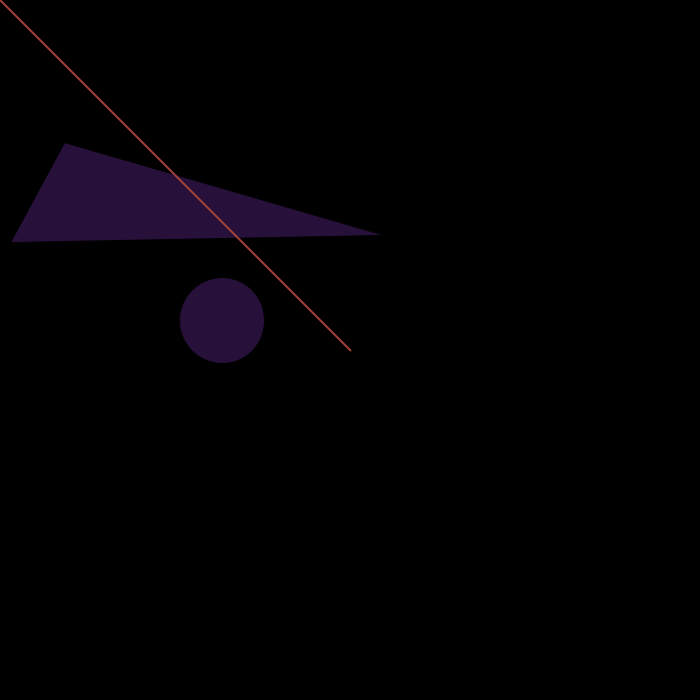
Frame 1 (no input)
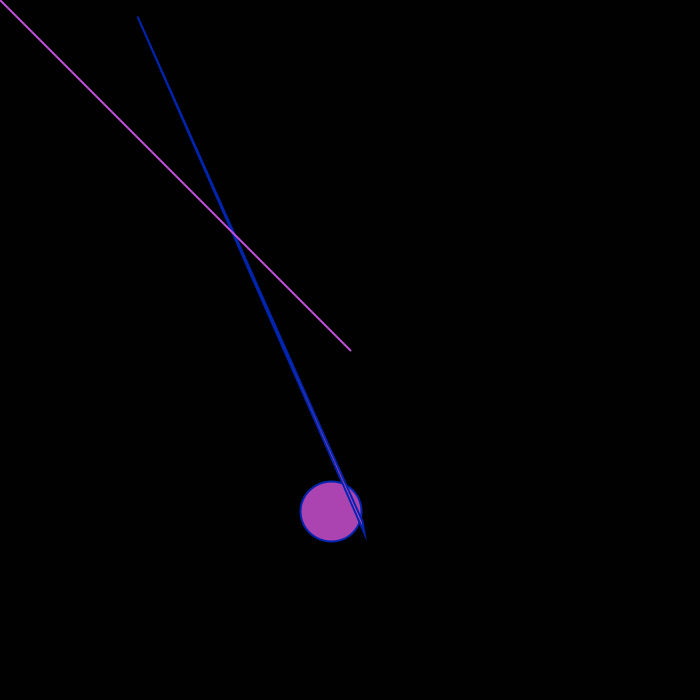
Frame 60 (the mouse pressed at the canvas centre just before this capture)
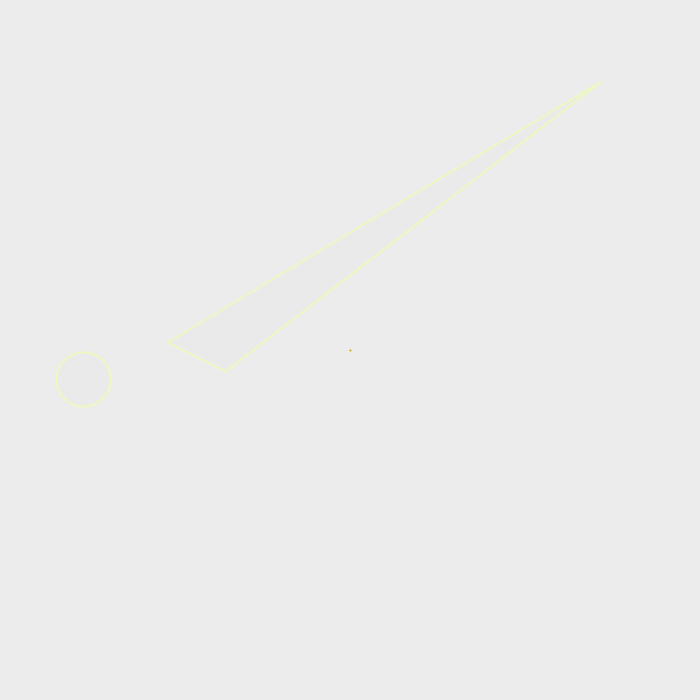
Frame 120 (the mouse held since frame 60 and released just before this capture)

The Processing sketch that drew these frames (run headless with seeded random() and noise(); from frame 60 on, the mouse is pressed at the canvas centre):

// Processing sketch: processing_159148
// ── processing_159148.pde

//import processing.pdf.*;

float r;
float g;
float b;
float a;

float diam;
float x;
float y;
float x1;
float y1;
float x2;
float y2;
float x3;
float y3;

void setup(){
  size(700,700);
  //beginRecord(PDF,"everything.pdf");
  background(255);
  smooth();
frameRate(40);
}
  
void draw(){
  background(r);
  r=random(255);
  g=random(255);
  b=random(255);
  a=random(255);
  diam= random(100);
  x=random(width);
  y=random(height); 
  x1=random(width);
  y1=random(height); 
  x2=random(width);
  y2=random(height); 
  x3=random(width);
  y3=random(height);
  fill(r,g,b,a);
  ellipse(x,y,diam,diam);
  triangle (x1,y1,x2,y2,x3,y3);
  stroke(r,g,a);
 strokeWeight(2);
  line(mouseX,mouseY,width/2,height/2);
  
    if (keyPressed){
      exit();}
//}

//void mouseClicked(){
 // endRecord();

}
